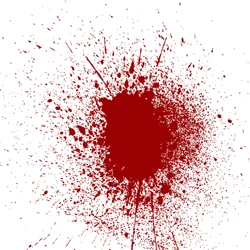
#> input picture img/blood/blood1.png, 250 x 250 px, found by its file name; its folder holds only this picture in this run
$ python process-blood.py
#> lines starting #> are read from the running program, lines starting #| are printed output that depends on the picture
#> in process_image, original is the input picture: PIL image 250x250 RGB; mean R, G, B 231.6, 202.9, 203
#!/usr/bin/env python3
"""
处理 img/blood/ 下的原始血迹图，输出到 img/bg/。

处理逻辑：
- 自动检测背景色（采样四角像素，取最常见的颜色）
- 把背景色变透明（容差范围内的像素都变透明）
- 把保留的像素重新染色为项目主题血色 #8b2222
- 输出 PNG，保留透明度
- 命名：blood1.png → blood-bg-1.png
"""

from __future__ import annotations

import os
from collections import Counter

from PIL import Image


TARGET_COLOR = (139, 34, 34)
SRC_DIR = "img/blood"
DST_DIR = "img/bg"
BG_TOLERANCE = 30
EDGE_SOFTNESS = 15


def detect_background_color(img: Image.Image) -> tuple[int, int, int]:
    width, height = img.size
#> width = 250; height = 250
    samples: list[tuple[int, int, int]] = []
    corners = [
        (0, 0),
        (max(width - 5, 0), 0),
        (0, max(height - 5, 0)),
        (max(width - 5, 0), max(height - 5, 0)),
    ]
#> corners = [(0, 0), (245, 0), (0, 245), (245, 245)]

    for x, y in corners:
        for dx in range(5):
            for dy in range(5):
                px = x + dx
                py = y + dy
                if 0 <= px < width and 0 <= py < height:
                    samples.append(img.getpixel((px, py))[:3])
#> after the loop, samples = 100 items, first 6: (255, 255, 255), (255, 255, 255), (255, 255, 255), (255, 255, 255), (255, 255, 255), (255, 255, 255)

    return Counter(samples).most_common(1)[0][0]


def color_distance(c1: tuple[int, int, int], c2: tuple[int, int, int]) -> float:
    return sum((a - b) ** 2 for a, b in zip(c1, c2)) ** 0.5


def process_image(src_path: str, dst_path: str) -> tuple[tuple[int, int, int], str]:
    original = Image.open(src_path).convert("RGB")
    bg_color = detect_background_color(original)
#> bg_color = (255, 255, 255)
    print(f"  原始背景色: RGB{bg_color}")
#|   原始背景色: RGB(255, 255, 255)

    image = Image.open(src_path).convert("RGBA")
    pixels = image.load()
    width, height = image.size
#> width = 250; height = 250

    transparent_count = 0
    soft_count = 0
    kept_count = 0

    for x in range(width):
        for y in range(height):
            r, g, b, _ = pixels[x, y]
            distance = color_distance((r, g, b), bg_color)

            if distance <= BG_TOLERANCE:
                pixels[x, y] = (0, 0, 0, 0)
                transparent_count += 1
            elif distance <= BG_TOLERANCE + EDGE_SOFTNESS:
                ratio = (distance - BG_TOLERANCE) / EDGE_SOFTNESS
                alpha = int(255 * ratio)
                pixels[x, y] = (*TARGET_COLOR, alpha)
                soft_count += 1
            else:
                pixels[x, y] = (*TARGET_COLOR, 255)
                kept_count += 1
#> after the loop, kept_count = 20861; soft_count = 1769; transparent_count = 39870

    print(f"  透明像素: {transparent_count} | 软边像素: {soft_count} | 主体像素: {kept_count}")
#|   透明像素: 39870 | 软边像素: 1769 | 主体像素: 20861
    image.save(dst_path, "PNG", optimize=True)
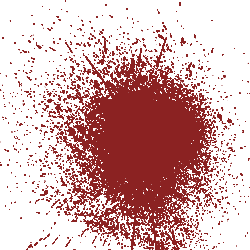
#> saved as blood-bg-1.png: PIL image 250x250 RGBA; mean R, G, B, A 50.3, 12.3, 12.3, 88.6; transparent parts drawn white
    print(f"  已输出: {dst_path}")
    return bg_color, dst_path


def main() -> None:
    if not os.path.isdir(SRC_DIR):
        print(f"源目录不存在: {SRC_DIR}")
        print("请确认原始血迹图已放到该目录")
        return

    os.makedirs(DST_DIR, exist_ok=True)

    src_files = sorted(
        f
        for f in os.listdir(SRC_DIR)
        if f.lower().startswith("blood") and f.lower().endswith((".png", ".jpg", ".jpeg", ".webp"))
    )

    if not src_files:
        print(f"{SRC_DIR} 下没有找到 blood*.png/jpg/jpeg/webp 文件")
        return

    print(f"找到 {len(src_files)} 张原始图\n")

    results: list[tuple[str, tuple[int, int, int], str]] = []
    for index, name in enumerate(src_files, 1):
        src_path = os.path.join(SRC_DIR, name)
        dst_path = os.path.join(DST_DIR, f"blood-bg-{index}.png")
        print(f"[{index}/{len(src_files)}] 处理 {name}")
        bg_color, output_path = process_image(src_path, dst_path)
#> bg_color = (255, 255, 255); output_path = 'img/bg/blood-bg-1.png'
        results.append((name, bg_color, output_path))
        print()

    print("全部完成。")
    print("\n输出文件:")
    for _, _, output_path in results:
        print(f"  {output_path}")
#> this loop made 1 pass
#> output_path on pass 1: 'img/bg/blood-bg-1.png'
#|   img/bg/blood-bg-1.png


if __name__ == "__main__":
    main()

$ run again, on img/blood/blood2.png
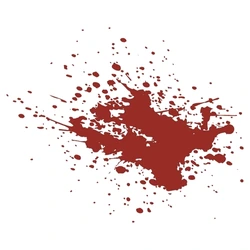
#> input picture img/blood/blood2.png, 250 x 250 px, found by its file name
#> in process_image, original is the input picture: PIL image 250x250 RGB; mean R, G, B 238.2, 224.3, 223.3
#> after the loop in detect_background_color, `for x, y in corners:`: samples = 100 items, first 6: (255, 255, 255), (255, 255, 255), (255, 255, 255), (255, 255, 255), (255, 255, 255), (255, 255, 255)
#> in process_image, `bg_color = detect_background_color(original)`: bg_color = (255, 255, 255)
#|   原始背景色: RGB(255, 255, 255)
#> after the loop in process_image, `for x in range(width):`: kept_count = 10703; soft_count = 361; transparent_count = 51436
#|   透明像素: 51436 | 软边像素: 361 | 主体像素: 10703
#> in process_image, `image.save(dst_path, "PNG", optimize=True)`:
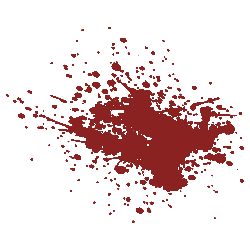
#> saved as blood-bg-1.png: PIL image 250x250 RGBA; mean R, G, B, A 24.6, 6, 6, 44.3; transparent parts drawn white
#> in main, `bg_color, output_path = process_image(src_path, dst_path)`: bg_color = (255, 255, 255); output_path = 'img/bg/blood-bg-1.png'
#> the loop in main, `for _, _, output_path in results:` made 1 pass
#> output_path on pass 1: 'img/bg/blood-bg-1.png'
#> (printed output is left out)

$ run again, on img/blood/blood3.png
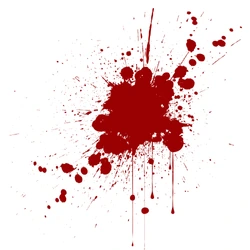
#> input picture img/blood/blood3.png, 250 x 250 px, found by its file name
#> in process_image, original is the input picture: PIL image 250x250 RGB; mean R, G, B 241, 222.7, 222.7
#> after the loop in detect_background_color, `for x, y in corners:`: samples = 100 items, first 6: (255, 255, 255), (255, 255, 255), (255, 255, 255), (255, 255, 255), (255, 255, 255), (255, 255, 255)
#> in process_image, `bg_color = detect_background_color(original)`: bg_color = (255, 255, 255)
#|   原始背景色: RGB(255, 255, 255)
#> after the loop in process_image, `for x in range(width):`: kept_count = 10114; soft_count = 813; transparent_count = 51573
#|   透明像素: 51573 | 软边像素: 813 | 主体像素: 10114
#> in process_image, `image.save(dst_path, "PNG", optimize=True)`:
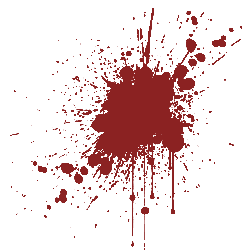
#> saved as blood-bg-1.png: PIL image 250x250 RGBA; mean R, G, B, A 24.3, 5.9, 5.9, 42.8; transparent parts drawn white
#> in main, `bg_color, output_path = process_image(src_path, dst_path)`: bg_color = (255, 255, 255); output_path = 'img/bg/blood-bg-1.png'
#> the loop in main, `for _, _, output_path in results:` made 1 pass
#> output_path on pass 1: 'img/bg/blood-bg-1.png'
#> (printed output is left out)

$ run again, on img/blood/blood4.png
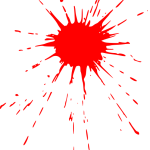
#> input picture img/blood/blood4.png, 150 x 150 px, found by its file name
#> in process_image, `original = Image.open(src_path).convert("RGB")`:
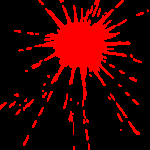
#> original: PIL image 150x150 RGB; mean R, G, B 51.1, 0, 0
#> after the loop in detect_background_color, `for x, y in corners:`: samples = 100 items, first 6: (0, 0, 0), (0, 0, 0), (0, 0, 0), (0, 0, 0), (0, 0, 0), (0, 0, 0)
#> in process_image, `bg_color = detect_background_color(original)`: bg_color = (0, 0, 0)
#|   原始背景色: RGB(0, 0, 0)
#> in process_image, image is the input picture: PIL image 150x150 RGBA; mean R, G, B, A 51.1, 0, 0, 34
#> after the loop in process_image, `for x in range(width):`: kept_count = 4511; soft_count = 0; transparent_count = 17989
#|   透明像素: 17989 | 软边像素: 0 | 主体像素: 4511
#> in process_image, `image.save(dst_path, "PNG", optimize=True)`:
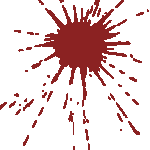
#> saved as blood-bg-1.png: PIL image 150x150 RGBA; mean R, G, B, A 27.9, 6.8, 6.8, 51.1; transparent parts drawn white
#> in main, `bg_color, output_path = process_image(src_path, dst_path)`: bg_color = (0, 0, 0); output_path = 'img/bg/blood-bg-1.png'
#> the loop in main, `for _, _, output_path in results:` made 1 pass
#> output_path on pass 1: 'img/bg/blood-bg-1.png'
#> (printed output is left out)
